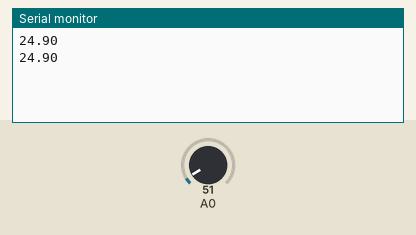
Recording of a sketch running on a simulated Arduino Uno, built with avr-gcc and run on an emulated ATmega328P. Parts: the last lines printed to the serial monitor. The test bench sets the inputs (shaded band); at power-on: A0 = 51.

Above: at 1.8 s.
1.9 s: A0 set to 61
At 2.8 s:
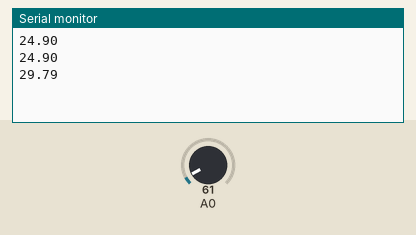
3.4 s: A0 set to 71
At 4.5 s:
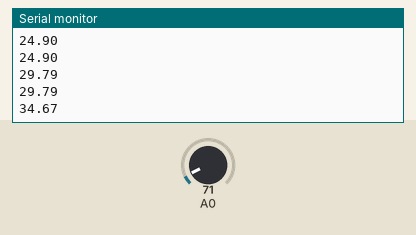
Timing chart, 0 to 6.4 s (numbered marks = the images above; inputs shaded):
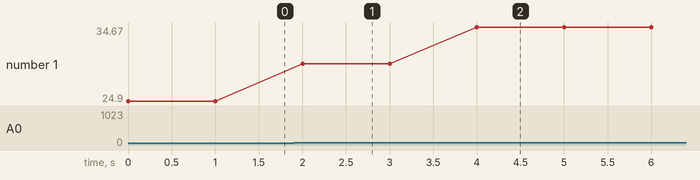

Measured:
- after the input at 1.9 s, the serial monitor: prints a new line after 0.10 s (image 1)
- after the input at 3.4 s, the serial monitor: prints a new line after 0.60 s (image 2)
- plotted number 1: 24.9 → 29.79 after the input at 1.9 s, 29.79 → 34.67 after the input at 3.4 s

The sketch:

temperature-measurement.ino
```cpp
int raw = 0;
float temp = 0;

void setup() {
  Serial.begin(9600);
  pinMode(A0, INPUT); // Настраиваем A0 как аналоговый вход.
}

void loop() {
  raw = analogRead(A0); // Читаем аналоговое значение с датчика температуры.
  // Преобразуем аналоговое значение в напряжение и затем в температуру в градусах Цельсия.
  temp = (raw * 5.0) / 1024.0 * 100.0; // LM35 выдает 10 mB/°C, нет необходимости вычитать 0.5V.
  Serial.println(temp); // Выводим температуру в серийный порт.
  delay(1000); // Задержка в 1 секунду.
}
```
